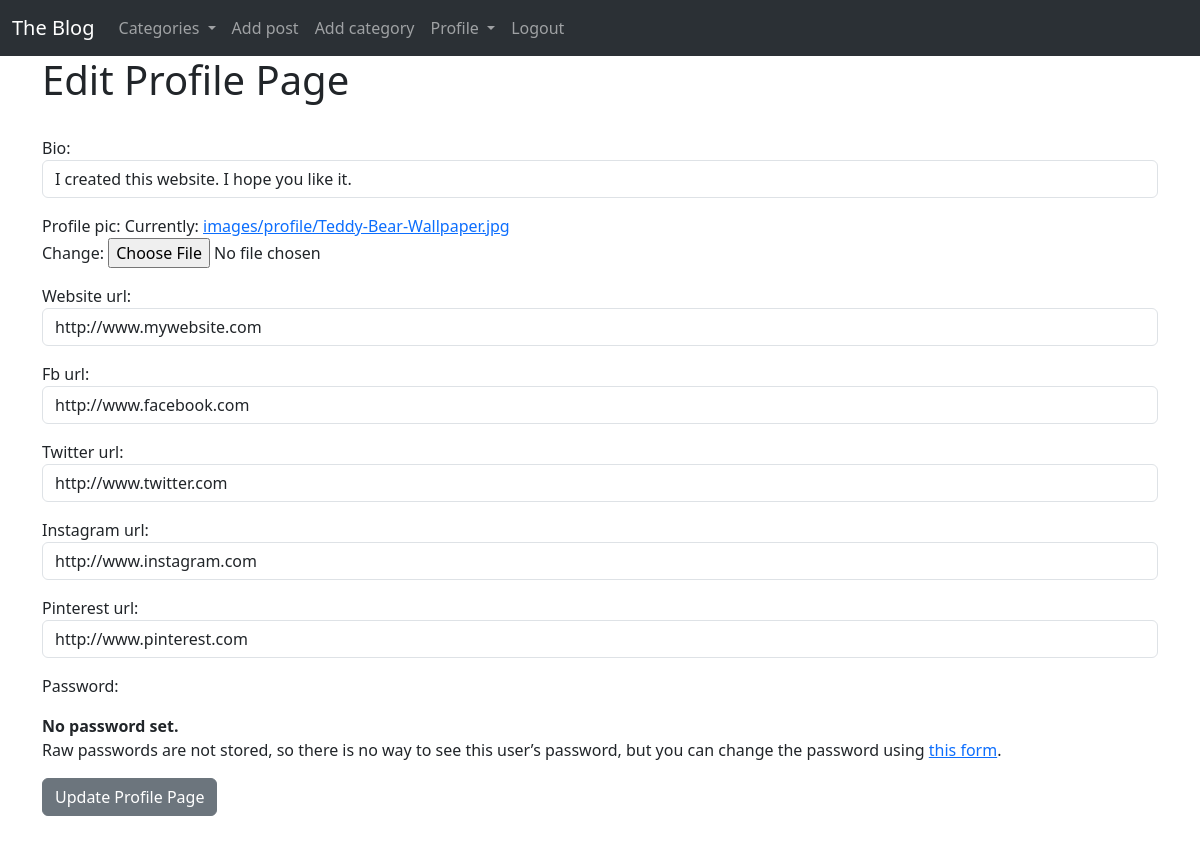
Page /members/1/edit_profile_page/ (signed in) on the committed database.
### theblog/models.py (models this page shows, shortened)
class Profile(models.Model):
    user = models.OneToOneField(User, null=True, on_delete=models.CASCADE)
    bio = models.TextField()
    profile_pic = models.ImageField(null=True, blank=True, upload_to='images/profile/')
    website_url = models.CharField(max_length=255, null=True, blank=True)
    fb_url = models.CharField(max_length=255, null=True, blank=True)
    twitter_url = models.CharField(max_length=255, null=True, blank=True)
    instagram_url = models.CharField(max_length=255, null=True, blank=True)
    pinterest_url = models.CharField(max_length=255, null=True, blank=True)

### members/views.py (the view)
# urls.py: path('<int:pk>/edit_profile_page/', EditProfilePageView.as_view(), name="edit_profile_page"),
class EditProfilePageView(generic.UpdateView):
    model = Profile
    template_name = 'registration/edit_profile_page.html'
    form_class = EditProfileForm

### members/forms.py
class EditProfileForm(UserChangeForm):#places styling on three of the fields in our registration form
    bio = forms.CharField(max_length=100, widget=forms.TextInput(attrs={'class':'form-control'}))
    profile_pic = forms.ImageField()
    website_url = forms.CharField(max_length=100, widget=forms.TextInput(attrs={'class':'form-control'}))
    fb_url = forms.CharField(max_length=100, widget=forms.TextInput(attrs={'class':'form-control'}))
    twitter_url = forms.CharField(max_length=100, widget=forms.TextInput(attrs={'class':'form-control'}))
    instagram_url = forms.CharField(max_length=100, widget=forms.TextInput(attrs={'class':'form-control'}))
    pinterest_url = forms.CharField(max_length=100, widget=forms.TextInput(attrs={'class':'form-control'}))
    class Meta: #designates which fields we will be showing on form
        model = User
        fields = fields = ('bio','profile_pic','website_url','fb_url','twitter_url','instagram_url','pinterest_url',)

### theblog/context_proccessors.py (called while the page is built)
def navbar_context(request):
    return {'cat_menu': Category.objects.all(), }

### theblog/models.py (called while the page is built)
    def __str__(self):
        return self.name

### members/templates/registration/edit_profile_page.html (shortened to what this page needs)
{% extends 'base.html' %}
{% block content %}
{% if user.is_authenticated %}
    {% if user.id == profile.user.id %}
        <h1>Edit Profile Page</h1>
        <br>
        <div class="form-group">
        <form method="POST" enctype="multipart/form-data" action="">
            {{form.as_p}}
            <button type="submit" class="btn btn-secondary">Update Profile Page</button>
        </div>
    {% else %}
        <h1>You should not be here. Please make sure you are logged in and with the correct username</h1>
    {% endif %}
{% else %}
    <h1>You should not be here. Please make sure you are logged in and with the correct username</h1>
{% endif %}
{% endblock %}

### rows in the picture
Profile: bio "I created this website. I hope you like it.", website_url "http://www.mywebsite.com", fb_url "http://www.facebook.com", twitter_url "http://www.twitter.com", instagram_url "http://www.instagram.com", pinterest_url "http://www.pinterest.com"
